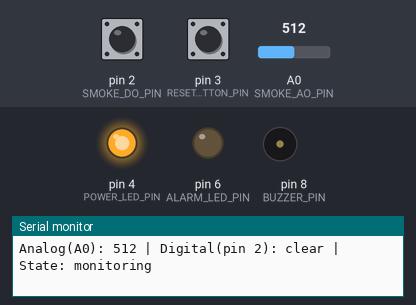
Bench run of a sketch on a simulated Arduino Uno, built with avr-gcc and run on an emulated ATmega328P. Shown: output pins drawn as LEDs (lit = HIGH), buzzer (waves = sounding), the last lines printed to the serial monitor. Inputs (shaded band) come from the test bench; at power-on: pin 2 (SMOKE_DO_PIN) HIGH, pin 3 (RESET_BUTTON_PIN) HIGH, A0 (SMOKE_AO_PIN) = 512.

Above: at 1.3 s.
1.4 s: pin 2 (SMOKE_DO_PIN) pulled LOW for 0.15 s
At 2.6 s:
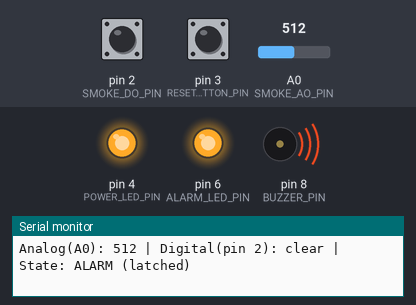
3.0 s: pin 3 (RESET_BUTTON_PIN) pulled LOW for 0.15 s
At 3.9 s:
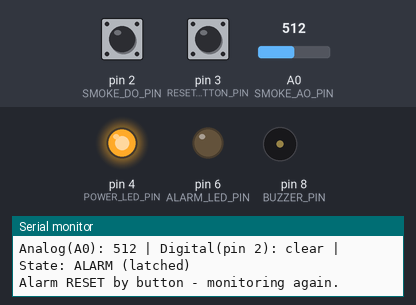
4.6 s: pin 2 (SMOKE_DO_PIN) pulled LOW for 1 s
At 5.2 s:
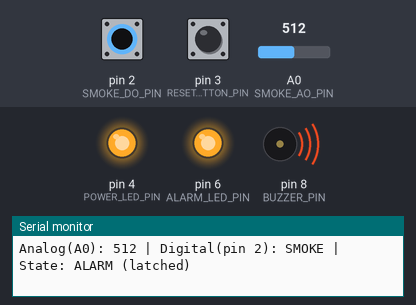
7.1 s: pin 3 (RESET_BUTTON_PIN) pulled LOW for 1 s
At 7.7 s:
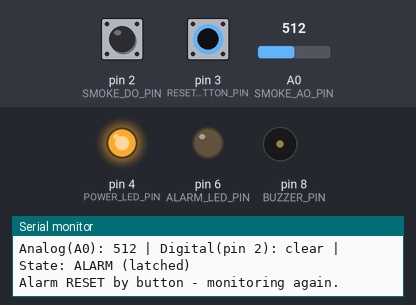
9.6 s: pin 2 (SMOKE_DO_PIN) pulled LOW for 3.2 s
At 10.2 s:
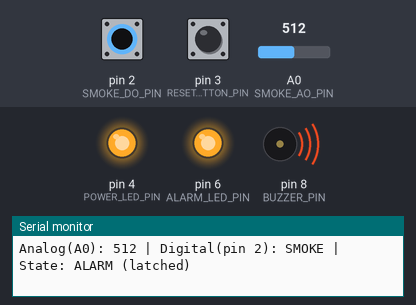
14.3 s: pin 3 (RESET_BUTTON_PIN) pulsed LOW 2 times (0.12 s each, 0.3 s apart)
At 15.6 s:
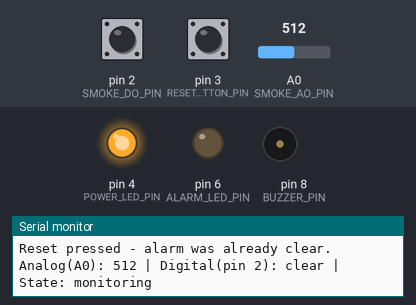
Timing chart, 0 to 17.3 s (numbered marks = the images above; inputs shaded):
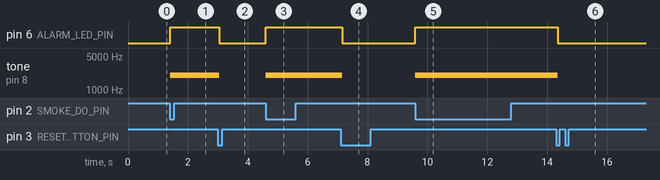

The sketch:

Smoke-Detection-Alarm.ino
```cpp
/*
 * 093 - Smoke Detection Alarm
 * Board: Arduino Uno
 *
 * An MQ-2 smoke/gas sensor watches the air. When its digital output trips,
 * the alarm LATCHES ON: the buzzer on pin 8 and the red LED on pin 6 stay on
 * continuously - they do NOT switch off again by themselves - until somebody
 * presses the reset button on pin 3. That latching behaviour is what a real
 * smoke alarm does, so nobody can miss a short smoke event.
 *
 * The green LED on pin 4 is the power/armed indicator and is on whenever the
 * sketch is running normally.
 *
 * Wiring:
 *   MQ-2 module VCC -> 5V, GND -> GND
 *   MQ-2 module DO  -> digital pin 2 (comparator threshold output)
 *   MQ-2 module AO  -> analog pin A0 (raw sensor value, also monitored)
 *   Reset push button -> digital pin 3 -> GND (internal pull-up used)
 *   Green LED + 220 ohm -> digital pin 4 (power / armed)
 *   Red LED   + 220 ohm -> digital pin 6 (alarm)
 *   Passive buzzer + -> digital pin 8 (through 100 ohm), - -> GND
 *
 * SENSOR WARM-UP (important!):
 *   The MQ-2 heating element must burn in for 24 to 48 hours the first time
 *   it is powered. Until then the readings drift and the threshold may trip
 *   on its own. Leave the module powered for a day or two before trusting
 *   the alarm, and turn the tiny potentiometer on the module so the DO line
 *   stays HIGH (no smoke) in clean air.
 *
 * NOTE: this project is a latching smoke alarm. Project 030 (Gas Leak
 * Alarm) is an analog gas monitor that prints concentration levels - this
 * one is a digital, latching alarm with a manual reset.
 *
 * SAFETY: educational prototype only - see the SAFETY NOTE in
 * project_info.txt. Never rely on it instead of a certified smoke alarm.
 */

// ---------------- Named pin constants ----------------
const int SMOKE_DO_PIN = 2;        // MQ-2 digital (comparator) output
const int RESET_BUTTON_PIN = 3;    // press to clear a latched alarm
const int POWER_LED_PIN = 4;       // green: system armed
const int ALARM_LED_PIN = 6;       // red: alarm latched
const int BUZZER_PIN = 8;          // alarm sounder
const int SMOKE_AO_PIN = A0;       // MQ-2 analog output (extra monitoring)

// Most MQ-2 boards pull DO LOW when gas/smoke is detected. Set to false if
// your module does the opposite (you can test this by lighter gas near it).
const bool SMOKE_ACTIVE_LOW = true;

const unsigned long DEBOUNCE_MS = 40;    // button stability time
const unsigned long STATUS_MS = 1000;    // Serial status every second

// ---------------- State ----------------
bool alarmLatched = false;              // once true, only the reset button clears it
int lastRawReset = HIGH;
int lastStableReset = HIGH;
unsigned long lastResetChangeMs = 0;
unsigned long lastStatusMs = 0;

// Reads the MQ-2 digital pin and returns true when smoke/gas is present.
bool smokeDetected() {
  int raw = digitalRead(SMOKE_DO_PIN);
  return SMOKE_ACTIVE_LOW ? (raw == LOW) : (raw == HIGH);
}

// Turn the alarm outputs on (latch) or off (reset).
void setAlarm(bool on) {
  alarmLatched = on;
  digitalWrite(ALARM_LED_PIN, on ? HIGH : LOW);

  if (on) {
    tone(BUZZER_PIN, 2000);   // continuous 2 kHz alarm tone
  } else {
    noTone(BUZZER_PIN);
  }
}

// Debounced reset button: returns true once per clean press.
bool resetPressed() {
  int raw = digitalRead(RESET_BUTTON_PIN);
  unsigned long now = millis();

  if (raw != lastRawReset) {              // bounce restarts the stability timer
    lastRawReset = raw;
    lastResetChangeMs = now;
  }
  if (now - lastResetChangeMs >= DEBOUNCE_MS && raw != lastStableReset) {
    lastStableReset = raw;
    if (raw == LOW) return true;          // pulled to GND = pressed
  }
  return false;
}

void setup() {
  Serial.begin(9600);

  pinMode(SMOKE_DO_PIN, INPUT);
  pinMode(SMOKE_AO_PIN, INPUT);
  pinMode(RESET_BUTTON_PIN, INPUT_PULLUP);
  pinMode(POWER_LED_PIN, OUTPUT);
  pinMode(ALARM_LED_PIN, OUTPUT);
  pinMode(BUZZER_PIN, OUTPUT);

  digitalWrite(POWER_LED_PIN, HIGH);   // green LED = armed
  setAlarm(false);                     // start with the alarm off

  Serial.println("Smoke Detection Alarm ready (MQ-2 on pin 2, A0 monitored).");
  Serial.println("Alarm LATCHES ON on detection - press the button on pin 3 to reset.");
  Serial.println("NOTE: new MQ-2 sensors need 24-48 hours of warm-up before readings settle.");
}

void loop() {
  bool detected = smokeDetected();
  int analogValue = analogRead(SMOKE_AO_PIN);   // 0..1023 raw concentration proxy

  // ---- Latch the alarm the first time smoke is seen ----
  if (detected && !alarmLatched) {
    setAlarm(true);
    Serial.print("*** SMOKE DETECTED - ALARM LATCHED ON at t=");
    Serial.print(millis() / 1000);
    Serial.println(" s. Press the reset button (pin 3) to clear. ***");
  }

  // ---- Manual reset ----
  if (resetPressed()) {
    if (alarmLatched) {
      setAlarm(false);
      Serial.println("Alarm RESET by button - monitoring again.");
    } else {
      Serial.println("Reset pressed - alarm was already clear.");
    }
  }

  // ---- Status line every second ----
  if (millis() - lastStatusMs >= STATUS_MS) {
    lastStatusMs = millis();
    Serial.print("Analog(A0): ");
    Serial.print(analogValue);
    Serial.print(" | Digital(pin 2): ");
    Serial.print(detected ? "SMOKE" : "clear");
    Serial.print(" | State: ");
    Serial.println(alarmLatched ? "ALARM (latched)" : "monitoring");
  }

  delay(10);   // gentle 100 Hz polling, the alarm itself is latched
}
```

Measured:
- after the input at 1.4 s, pin 6 (ALARM_LED_PIN): LOW → HIGH at once; tone on pin 8 (BUZZER_PIN): silent → 2000 Hz at once
- after the input at 3.0 s, pin 6 (ALARM_LED_PIN): HIGH → LOW after 0.05 s; tone on pin 8 (BUZZER_PIN): 2000 Hz → silent after 0.05 s
- after the input at 4.6 s, pin 6 (ALARM_LED_PIN): LOW → HIGH at once; tone on pin 8 (BUZZER_PIN): silent → 2000 Hz at once
- after the input at 7.1 s, pin 6 (ALARM_LED_PIN): HIGH → LOW after 0.05 s; tone on pin 8 (BUZZER_PIN): 2000 Hz → silent after 0.05 s
- after the input at 9.6 s, pin 6 (ALARM_LED_PIN): LOW → HIGH at once; tone on pin 8 (BUZZER_PIN): silent → 2000 Hz at once
- after the input at 14.3 s, pin 6 (ALARM_LED_PIN): HIGH → LOW after 0.05 s; tone on pin 8 (BUZZER_PIN): 2000 Hz → silent after 0.05 s
